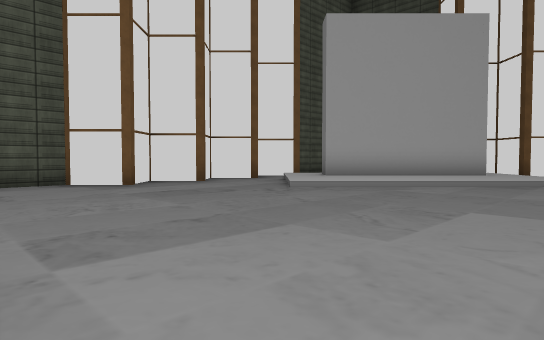
View 1 (above)

12 first-person views from a walk through a Unity game level. The camera is 1.2 m above the floor, tilts 2° down and sees 75° across. The floor is counted in squares, 2 m on a side. Each view is taken from the middle of a square. On the plan, view 1 faces up. The plan holds only what a view shows up to about 10 squares ahead; the rest is blank. Some surface patterns are stand-ins.

View 2
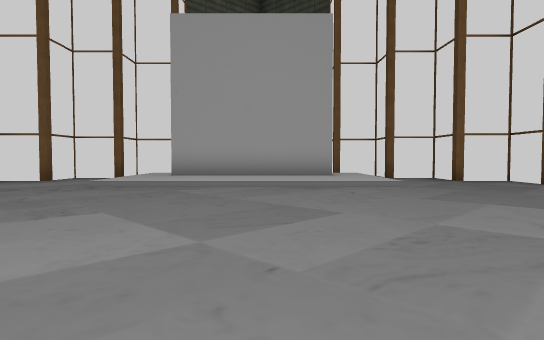

View 3
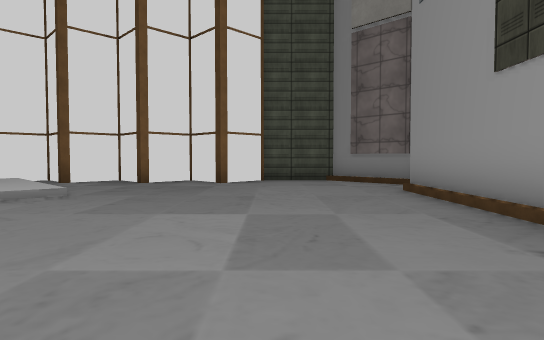

View 4
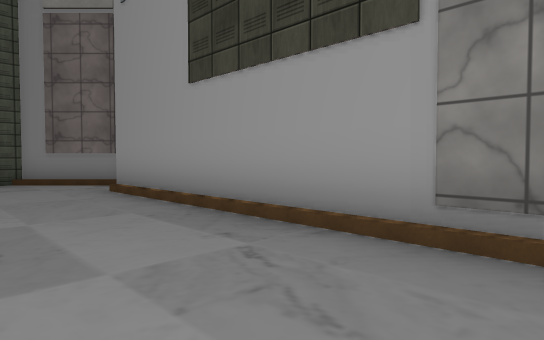

View 5
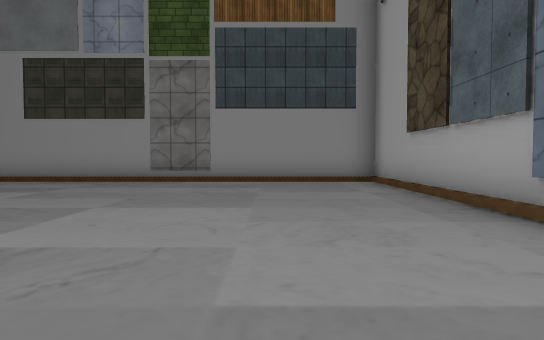

View 6
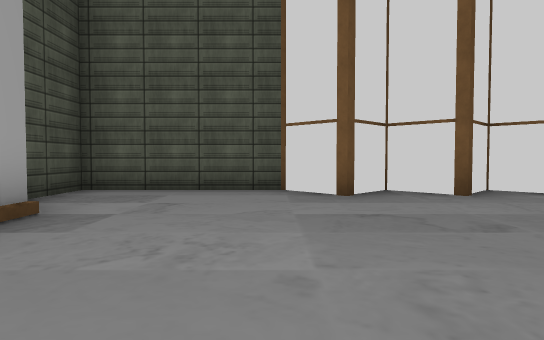

View 7
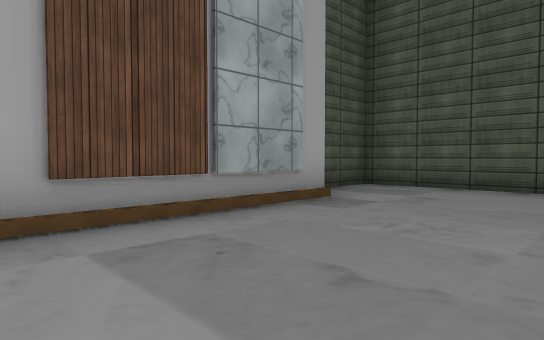

View 8
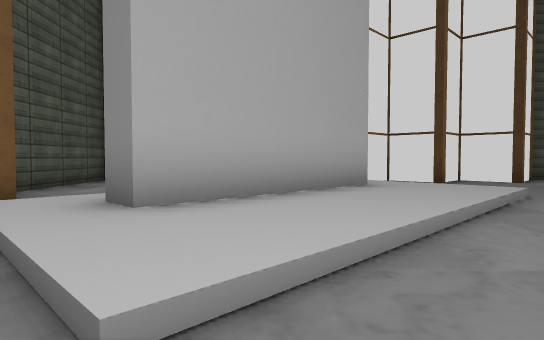

View 9
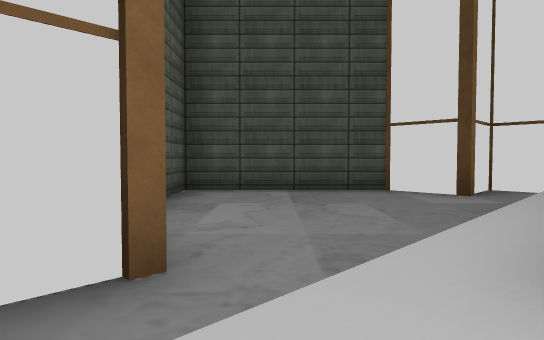

View 10
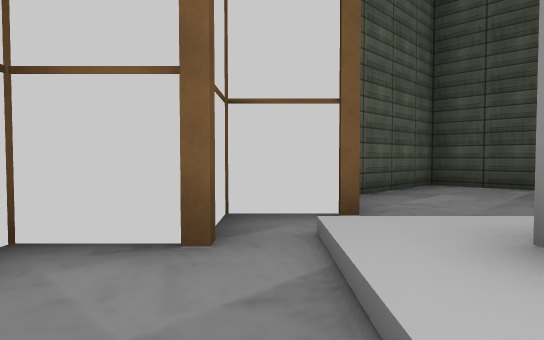

View 11
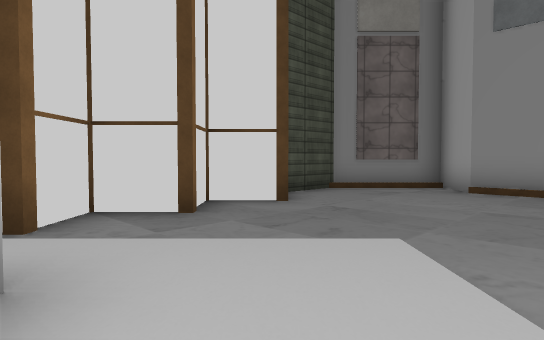

View 12
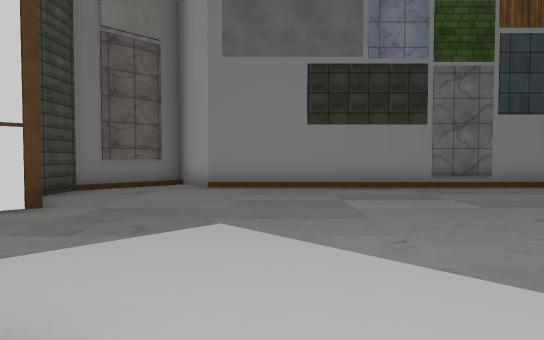

### Floor plan
Key: @ floor where view 1 was taken; # wall or solid block; . main floor; : floor 0.25 m higher than the main floor; / step, stairs or slope.
Columns run from 7 left of view 1 to 13 right of it. Each row starts with its distance up from view 1.
 16           ##
 15          #..#
 14         #....#
 13         ......#
 12       ##/..../##
 11      ##.//////.##
 10      #..:####:..#
  9     ##..:////:..##
  8   ###...:////:...###
  7  #......//////......#
  6 #...................#
  5 #...................#
  4 ##................/.#
  3   ##............./##
  2    ##.........../##
  1     ##........./##
  0      ##@....../##
 -1       ##...../##
 -2        ##.../##
 -3         ##./##
 -4          ####

Positions as (right, up) in squares from view 1, and headings:
1: (0, 0), facing up
2: (4, 0), facing up
3: (5, 1), facing up-right
4: (5, 1), facing right
5: (-1, 4), facing down-right
6: (0, 3), facing up-left
7: (1, 3), facing left
8: (0, 6), facing up-right
9: (0, 10), facing up-right
10: (0, 8), facing up
11: (4, 8), facing right
12: (4, 9), facing down-right
